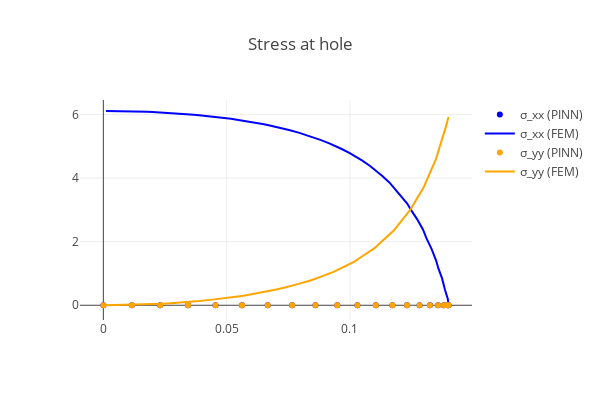

Here is the notebook cell this chart was saved with:
### Markdown cell above
## Visualization of results

### Code cell
val_rad_x = 0.14
val_plate = Plate(val_rad_x, N, M) 
data_input, data_output, data_hole = val_plate.load_reference_data()
val_collo, val_top, val_right, val_left, val_bottom, val_hole = val_plate.generate_dataset()

stress_hole = torch.vmap(sigma)(val_hole[:,:-2])
data_hole = np.loadtxt(f"data/hole_Rx={Rx}.csv", delimiter=",")
data_hole = data_hole[data_hole[:, 0].argsort()]

with torch.no_grad():
    fig = go.Figure()
    m1 = dict(color="blue")
    m2 = dict(color="orange")
    fig.add_trace(
        go.Scatter(
            x=hole[:, 0],
            y=stress_hole[:, 0, 0],
            marker=m1,
            mode="markers",
            name="σ_xx (PINN)",
        )
    )
    fig.add_trace(
        go.Scatter(
            x=data_hole[:, 0],
            y=data_hole[:, 2],
            marker=m1,
            mode="lines",
            name="σ_xx (FEM)",
        )
    )
    fig.add_trace(
        go.Scatter(
            x=hole[:, 0],
            y=stress_hole[:, 1, 1],
            marker=m2,
            mode="markers",
            name="σ_yy (PINN)",
        )
    )
    fig.add_trace(
        go.Scatter(
            x=data_hole[:, 0],
            y=data_hole[:, 3],
            marker=m2,
            mode="lines",
            name="σ_yy (FEM)",
        )
    )
    fig.update_layout(
        template="none", width=600, height=400, title="Stress at hole", showlegend=True
    )
    fig.show()

### Figure 1 — Plotly figure (JSON) as saved in the notebook; plotly's stock layout.template omitted (floating-point values rounded to 4 significant figures)
{"data": [{"marker": {"color": "blue"}, "mode": "markers", "name": "σ_xx (PINN)", "type": "scatter", "x": [0.14, 0.1395, 0.1381, 0.1357, 0.1324, 0.1282, 0.1231, 0.1172, 0.1105, 0.103, 0.09482, 0.08599, 0.07657, 0.06663, 0.05624, 0.04546, 0.03437, 0.02304, 0.01156, 8.573e-18], "y": [1.936e-34, 6.679e-35, -3.771e-35, -1.195e-34, -1.785e-34, -2.146e-34, -2.279e-34, -2.189e-34, -1.878e-34, -1.354e-34, -6.222e-35, 3.091e-35, 1.432e-34, 2.738e-34, 4.218e-34, 5.862e-34, 7.662e-34, 9.607e-34, 1.169e-33, 1.39e-33]}, {"marker": {"color": "blue"}, "mode": "lines", "name": "σ_xx (FEM)", "type": "scatter", "x": [0.001067, 0.004735, 0.008401, 0.01053, 0.0142, 0.01786, 0.01999, 0.02364, 0.0273, 0.02942, 0.03306, 0.0367, 0.03881, 0.04243, 0.04605, 0.04815, 0.05175, 0.05534, 0.05742, 0.06099, 0.06454, 0.0666, 0.07013, 0.07364, 0.07567, 0.07914, 0.08259, 0.08459, 0.08799, 0.09137, 0.09332, 0.09663, 0.09991, 0.1018, 0.105, 0.1081, 0.1099, 0.113, 0.116, 0.1176, 0.1205, 0.1232, 0.1247, 0.1273, 0.1296, 0.1309, 0.133, 0.1349, 0.1359, 0.1373, 0.1385, 0.139, 0.1397, 0.14], "y": [6.112, 6.111, 6.106, 6.103, 6.096, 6.085, 6.079, 6.065, 6.048, 6.039, 6.018, 5.994, 5.98, 5.952, 5.92, 5.902, 5.865, 5.824, 5.8, 5.753, 5.7, 5.67, 5.61, 5.545, 5.507, 5.431, 5.348, 5.3, 5.204, 5.101, 5.038, 4.917, 4.785, 4.703, 4.548, 4.381, 4.274, 4.078, 3.865, 3.715, 3.468, 3.201, 3.001, 2.703, 2.378, 2.117, 1.785, 1.414, 1.15, 0.8442, 0.4857, 0.3555, 0.1881, -0.03941]}, {"marker": {"color": "orange"}, "mode": "markers", "name": "σ_yy (PINN)", "type": "scatter", "x": [0.14, 0.1395, 0.1381, 0.1357, 0.1324, 0.1282, 0.1231, 0.1172, 0.1105, 0.103, 0.09482, 0.08599, 0.07657, 0.06663, 0.05624, 0.04546, 0.03437, 0.02304, 0.01156, 8.573e-18], "y": [-3.499e-34, -3.014e-34, -2.551e-34, -2.112e-34, -1.701e-34, -1.32e-34, -9.737e-35, -6.633e-35, -3.917e-35, -1.612e-35, 2.609e-36, 1.685e-35, 2.645e-35, 3.129e-35, 3.129e-35, 2.639e-35, 1.657e-35, 1.814e-36, -1.783e-35, -4.232e-35]}, {"marker": {"color": "orange"}, "mode": "lines", "name": "σ_yy (FEM)", "type": "scatter", "x": [0.001067, 0.004735, 0.008401, 0.01053, 0.0142, 0.01786, 0.01999, 0.02364, 0.0273, 0.02942, 0.03306, 0.0367, 0.03881, 0.04243, 0.04605, 0.04815, 0.05175, 0.05534, 0.05742, 0.06099, 0.06454, 0.0666, 0.07013, 0.07364, 0.07567, 0.07914, 0.08259, 0.08459, 0.08799, 0.09137, 0.09332, 0.09663, 0.09991, 0.1018, 0.105, 0.1081, 0.1099, 0.113, 0.116, 0.1176, 0.1205, 0.1232, 0.1247, 0.1273, 0.1296, 0.1309, 0.133, 0.1349, 0.1359, 0.1373, 0.1385, 0.139, 0.1397, 0.14], "y": [-0.001205, 0.003507, 0.007097, 0.009625, 0.01942, 0.02808, 0.03378, 0.04973, 0.06451, 0.07347, 0.09632, 0.1179, 0.1304, 0.1611, 0.1904, 0.2062, 0.2463, 0.2848, 0.305, 0.3562, 0.4054, 0.4306, 0.4954, 0.5576, 0.591, 0.6718, 0.7494, 0.7928, 0.8945, 0.9922, 1.048, 1.177, 1.301, 1.375, 1.54, 1.698, 1.796, 2.011, 2.212, 2.343, 2.614, 2.862, 3.036, 3.373, 3.671, 3.899, 4.286, 4.606, 4.859, 5.224, 5.483, 5.659, 5.863, 5.924]}], "layout": {"height": 400, "showlegend": true, "title": {"text": "Stress at hole"}, "width": 600}}
